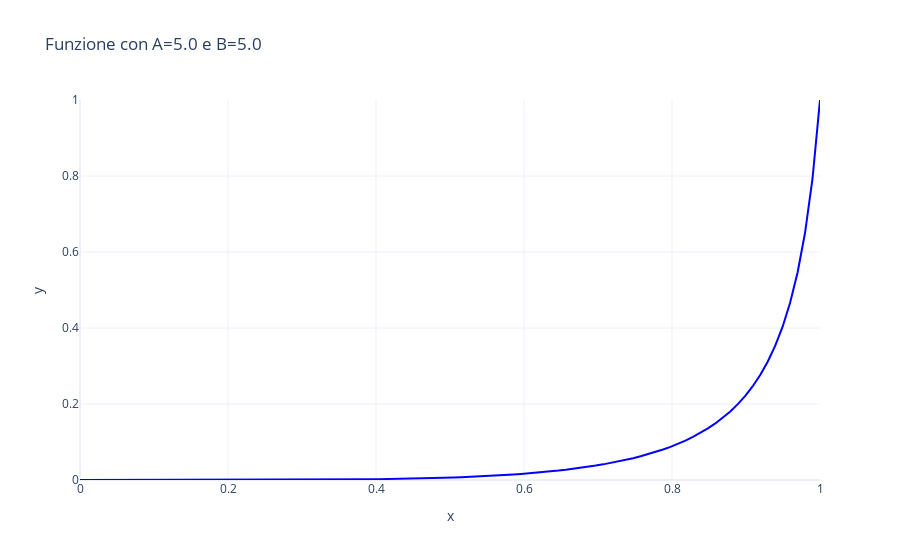
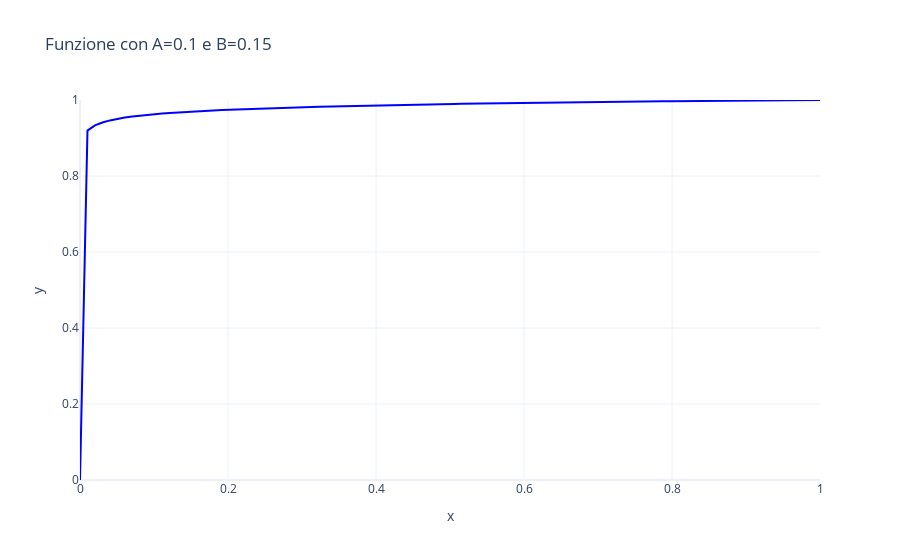

Here is the notebook cell these charts were saved with, in order:
### Code cell
# Usa interattività per gli slider
interact(grafico_interattivo, A=(0.1, 10.0, 0.1), B=(0.0, 10.0, 0.05))
